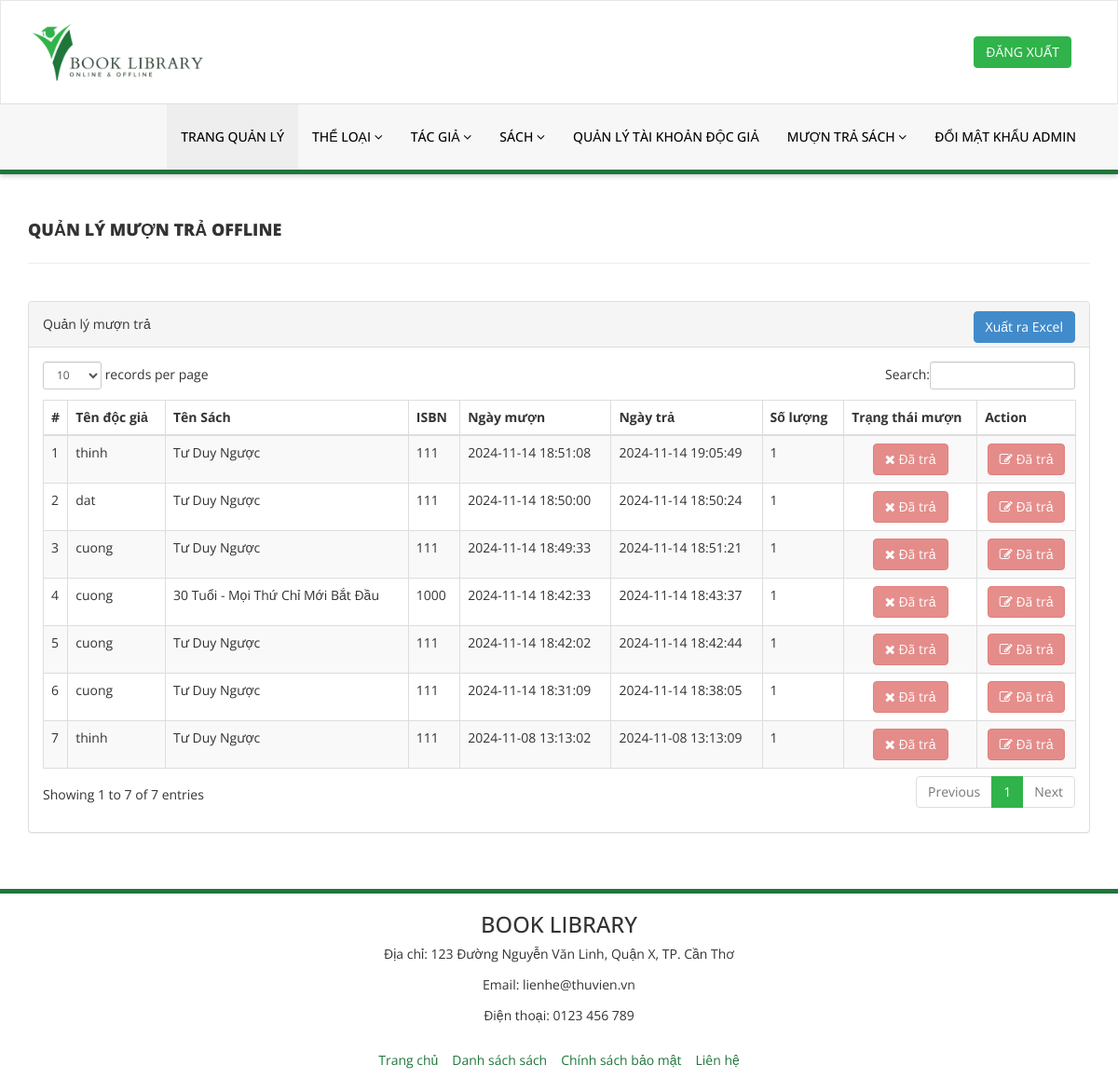
The page /admin/manage-issued-books.php (signed in) on the database as committed earlier.
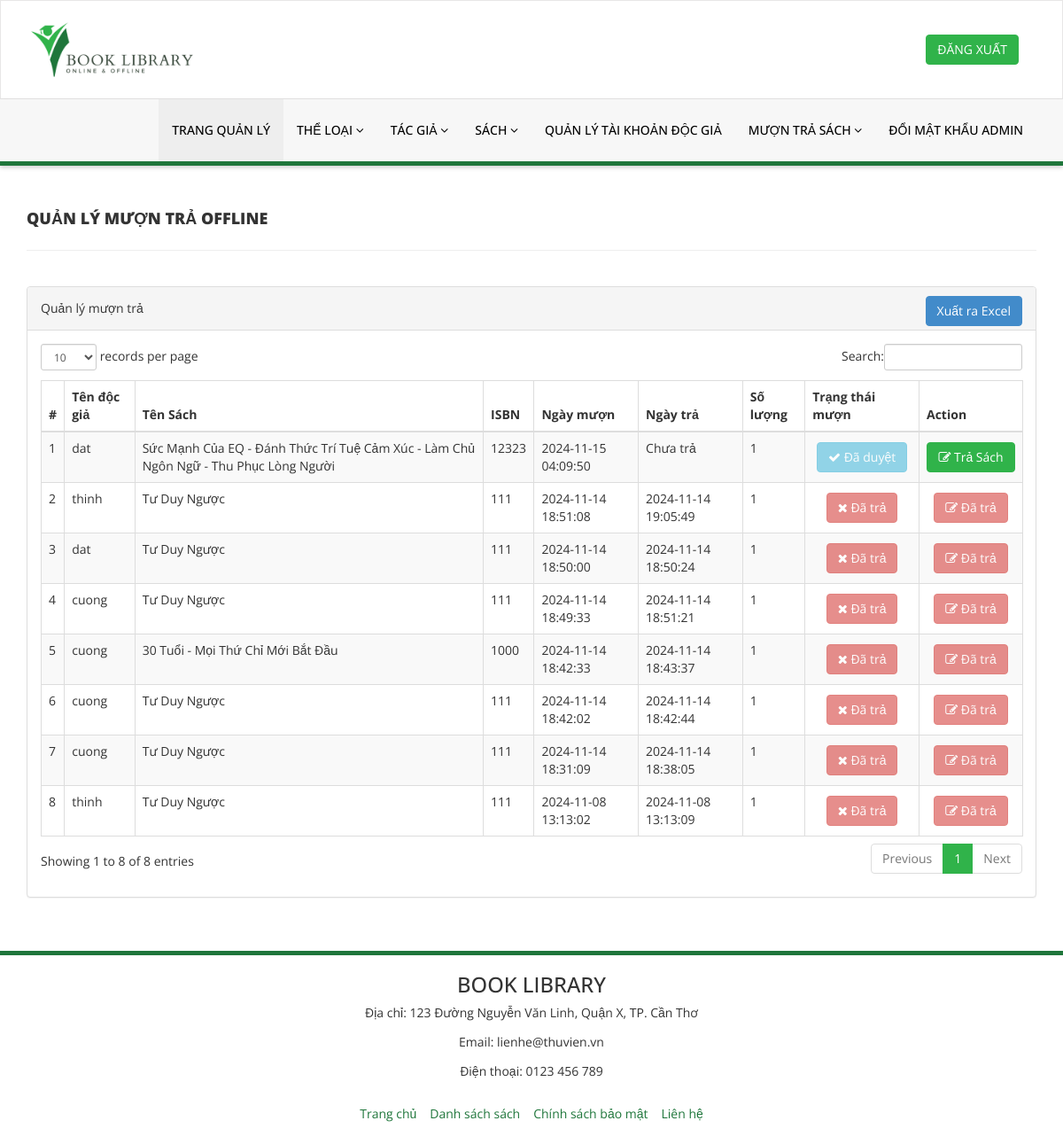
The same page on the database as committed later.
### tables this page shows
CREATE TABLE `ctmuontra` (
  `id` int NOT NULL,
  `BookId` int NOT NULL,
  `ReaderId` int NOT NULL,
  `IssuesDate` timestamp NOT NULL DEFAULT CURRENT_TIMESTAMP,
  `ReturnDate` timestamp NULL DEFAULT NULL ON UPDATE CURRENT_TIMESTAMP,
  `QuantityBorrow` int NOT NULL,
  `Method` tinyint NOT NULL,
  `BorrowStatus` tinyint DEFAULT NULL
);

CREATE TABLE `docgia` (
  `id` int NOT NULL,
  `FullName` varchar(100) DEFAULT NULL,
  `EmailId` varchar(100) DEFAULT NULL,
  `MobileNumber` char(11) DEFAULT NULL,
  `Password` varchar(255) DEFAULT NULL,
  `Status` tinyint DEFAULT NULL,
  `RegDate` timestamp NULL DEFAULT CURRENT_TIMESTAMP,
  `UpdationDate` timestamp NULL DEFAULT NULL ON UPDATE CURRENT_TIMESTAMP
);

CREATE TABLE `sach` (
  `id` int NOT NULL,
  `BookName` varchar(255) DEFAULT NULL,
  `CatId` int DEFAULT NULL,
  `AuthorId` int DEFAULT NULL,
  `ISBNNumber` int DEFAULT NULL,
  `BookPrice` decimal(10,2) DEFAULT NULL,
  `RegDate` timestamp NULL DEFAULT CURRENT_TIMESTAMP,
  `updationDate` timestamp NULL DEFAULT CURRENT_TIMESTAMP ON UPDATE CURRENT_TIMESTAMP,
  `Image` varchar(255) DEFAULT NULL,
  `Quantity` int NOT NULL,
  `Stock` int NOT NULL,
  `Method` tinyint NOT NULL
);

### admin/manage-issued-books.php (the view, shortened to what the changed rows need)
<?php
include('includes/config.php');
if (strlen($_SESSION['alogin']) == 0) {
    header("location:../adminlogin.php");
    exit();
} else {
?>
    <!DOCTYPE html>
    <html xmlns="http://www.w3.org/1999/xhtml">
    <head>
        <link href="assets/css/bootstrap.css" rel="stylesheet" />
        <link href="assets/css/font-awesome.css" rel="stylesheet" />
        <link href="assets/js/dataTables/dataTables.bootstrap.css" rel="stylesheet" />
        <link href="assets/css/style.css" rel="stylesheet" />
    </head>
    <body>
        <?php include('includes/header.php'); ?>
        <div class="content-wrapper">
            <div class="container">
                <div class="row pad-botm">
                    <div class="col-md-12">
                        <h4 class="header-line">Quản lý mượn trả OFFLINE</h4>
                    </div>
                    <div class="row">
                    </div>
                </div>
                <div class="row">
                    <div class="col-md-12">
                        <div class="panel panel-default">
                            <div class="panel-heading">
                                Quản lý mượn trả
                                <a style="margin-left: 10px; float: right;" href="export-offline-borrow-return.php" class="btn btn-success">Xuất ra Excel</a>
                            </div>
                            <div class="panel-body">
                                <div class="table-responsive">
                                    <table class="table table-striped table-bordered table-hover" id="dataTables-example">
                                        <thead>
                                            <tr>
                                                <th>#</th>
                                                <th>Tên độc giả</th>
                                                <th>Tên Sách</th>
                                                <th>ISBN </th>
                                                <th>Ngày mượn</th>
                                                <th>Ngày trả</th>
                                                <th>Số lượng</th>
                                                <th>Trạng thái mượn</th>
                                                <th>Action</th>
                                            </tr>
                                        </thead>
                                        <tbody>
                                            <?php $sql = "SELECT docgia.FullName,ctmuontra.BorrowStatus, sach.BookName, sach.ISBNNumber,ctmuontra.QuantityBorrow,ctmuontra.Method, ctmuontra.IssuesDate, ctmuontra.ReturnDate, ctmuontra.id as rid
                                                FROM ctmuontra
                                                JOIN docgia ON docgia.id = ctmuontra.ReaderId
                                                JOIN sach ON sach.id = ctmuontra.BookId
                                                WHERE ctmuontra.Method = 0
                                                ORDER BY ctmuontra.id DESC";
                                            $query = $dbh->prepare($sql);
                                            $query->execute();
                                            $results = $query->fetchAll(PDO::FETCH_OBJ);
                                            $cnt = 1;
                                            if ($query->rowCount() > 0) {
                                                foreach ($results as $result) {              ?>
                                                    <tr class="odd gradeX">
                                                        <td class="center"><?php echo htmlentities($cnt); ?></td>
                                                        <td class="center"><?php echo htmlentities($result->FullName); ?></td>
                                                        <td class="center"><?php echo htmlentities($result->BookName); ?></td>
                                                        <td class="center"><?php echo htmlentities($result->ISBNNumber); ?></td>
                                                        <td class="center"><?php echo htmlentities($result->IssuesDate); ?></td>
                                                        <td class="center"><?php if ($result->ReturnDate == "") {
                                                                                echo htmlentities("Chưa trả");
                                                                            } else {
                                                                                echo htmlentities($result->ReturnDate);
                                                                            }
                                                                            ?></td>
                                                        <td class="center"><?php echo htmlentities($result->QuantityBorrow); ?></td>
                                                        <td class="center" style="vertical-align: middle;">
                                                            <div class=" btn-container" style="display: flex; justify-content: center; align-items: center; gap: 3px;">
                                                                <?php if ($result->BorrowStatus == '0') { ?>
                                                                    <a href="manage-issued-books-online.php?approve_id=<?php echo htmlentities($result->rid); ?>">
                                                                        <button class="btn btn-success"><i class="fa fa-check "></i> Duyệt</button>
                                                                    </a>
                                                                    <a href="manage-issued-books-online.php?reject_id=<?php echo htmlentities($result->rid); ?>">
                                                                        <button class="btn btn-warning"><i class="fa fa-times "></i> Từ chối</button>
                                                                    </a>
                                                                <?php } elseif ($result->BorrowStatus == '1') { ?>
                                                                    <button class="btn btn-info" disabled><i class="fa fa-check "></i> Đã duyệt</button>
                                                                <?php } elseif ($result->BorrowStatus == '2') { ?>
                                                                    <button class="btn btn-danger" disabled><i class="fa fa-times "></i> Đã trả</button>
                                                                <?php } else { ?>
                                                                    <button class="btn btn-danger" disabled><i class="fa fa-times "></i> Từ chối</button>
                                                                <?php } ?>
                                                            </div>
                                                        </td>
                                                        <td class="center" style="vertical-align: middle;">
                                                            <div class=" btn-container" style="display: flex; justify-content: center; align-items: center; gap: 3px;">
                                                                <?php if ($result->BorrowStatus == '1') { ?>
                                                                    <a href="manage-issued-books.php?rid=<?php echo htmlentities($result->rid); ?>"><button class="btn btn-primary"><i class="fa fa-edit "></i> Trả Sách</button>
                                                                    <?php } else { ?>
                                                                        <button class="btn btn-danger" disabled><i class="fa fa-edit "></i> Đã trả</button>
                                                                    <?php } ?>
                                                            </div>
                                                        </td>
                                                    </tr>
                                            <?php $cnt = $cnt + 1;
                                                }
                                            } ?>
                                        </tbody>
                                    </table>
                                </div>
                            </div>
                        </div>
                    </div>
                </div>
            </div>
        </div>
        <?php include('includes/footer.php'); ?>
    </body>
    </html>
<?php } ?>

Rows that differ between the two databases and show on the page:
added ctmuontra: ReaderId.FullName "dat", BookId.BookName "Sức Mạnh Của EQ - Đánh Thức Trí Tuệ Cảm Xúc - Làm Chủ Ngôn Ngữ - Thu Phục Lòng Người", BookId.ISBNNumber "12323", IssuesDate "2024-11-15 04:09:50", QuantityBorrow "1", BorrowStatus 1 (drawn)
Other text that changed with them:
text written by a page script: "records per page Search: Showing 1 to 7 of 7 entries Previous 1 Next" → "records per page Search: Showing 1 to 8 of 8 entries Previous 1 Next"
